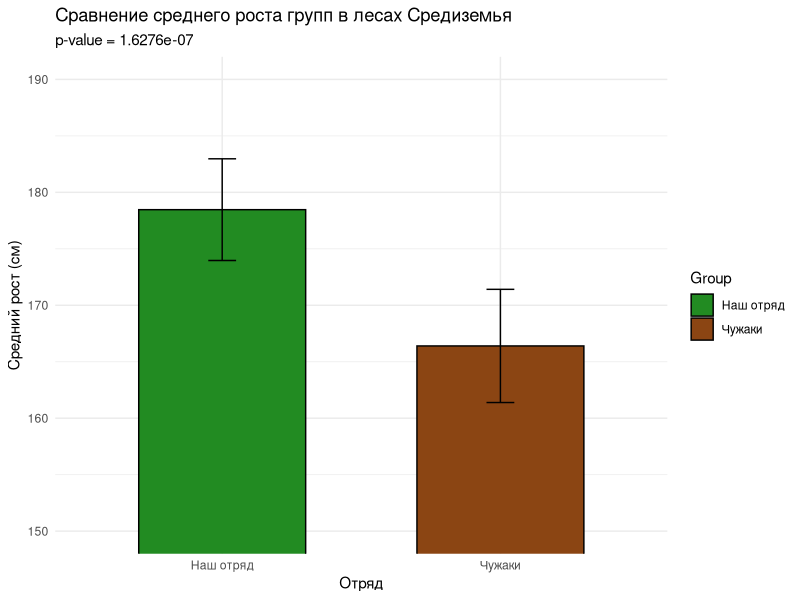

Write R code to recreate this figure.
# ЗАДАНИЕ: Представьте себе, что вы идете по лесам Средиземья с отрядом эльфов. Все участники похода были независимо и случайно отобраны из числа этого народа. И вдруг, вдалеке, вы заметили отряд неких существ. Вам необходимо принять решение о том, свои это или чужие. Вы (с помощью магии, наверное) смогли как-то измерить рост фигур из этого отряда. Сделайте обоснованный вывод на основе данных, которые у вас имеются. Результаты необходимо описать в виде текста (комментарии в скрипте с решением, в котором надо сформулировать нулевую и альтернативную гипотезы и сделать выбор между ними) и визуализировать в виде столбчатой диаграммы (необходимо написать код, который ее построит).

# Рост эльфов из вашего отряда (см): 183, 174, 180, 177, 183, 183, 177, 173, 176, 185, 180, 176, 170, 176, 184
# Рост фигур (см): 175, 172, 166, 161, 170, 164, 169, 164, 165, 174, 168, 164, 161, 166, 157



# Нулевая гипотеза: группы одинаковы, разница в росте небольшая, перед нами тоже эльфы.
# Альтернативная гипотеза: группы значимо различаются, перед нами чужаки.
# Инструмент: критерий Стьюдента (t-тест).

library(ggplot2)
our_elves <- c(183, 174, 180, 177, 183, 183, 177, 173, 176, 185, 180, 176, 170, 176, 184)
strangers <- c(175, 172, 166, 161, 170, 164, 169, 164, 165, 174, 168, 164, 161, 166, 157)
test_result <- t.test(our_elves, strangers)
print(test_result)
# Вывод: Разница в росте статистически значима. Встреченный отряд — чужаки (они существенно ниже наших эльфов).

df_plot <- data.frame(
  Group = c("Наш отряд", "Чужаки"),
  MeanHeight = c(mean(our_elves), mean(strangers)),
  SD = c(sd(our_elves), sd(strangers))
)
ggplot(df_plot, aes(x = Group, y = MeanHeight, fill = Group)) +
  geom_col(color = "black", width = 0.6) +
  geom_errorbar(aes(ymin = MeanHeight - SD, ymax = MeanHeight + SD), width = 0.1) +
  scale_fill_manual(values = c("Наш отряд" = "#228B22", "Чужаки" = "#8B4513")) +
  labs(
    title = "Сравнение среднего роста групп в лесах Средиземья",
    subtitle = paste("p-value =", format.pval(test_result$p.value)),
    x = "Отряд",
    y = "Средний рост (см)"
  ) +
  theme_minimal() +
  coord_cartesian(ylim = c(150, 190))
